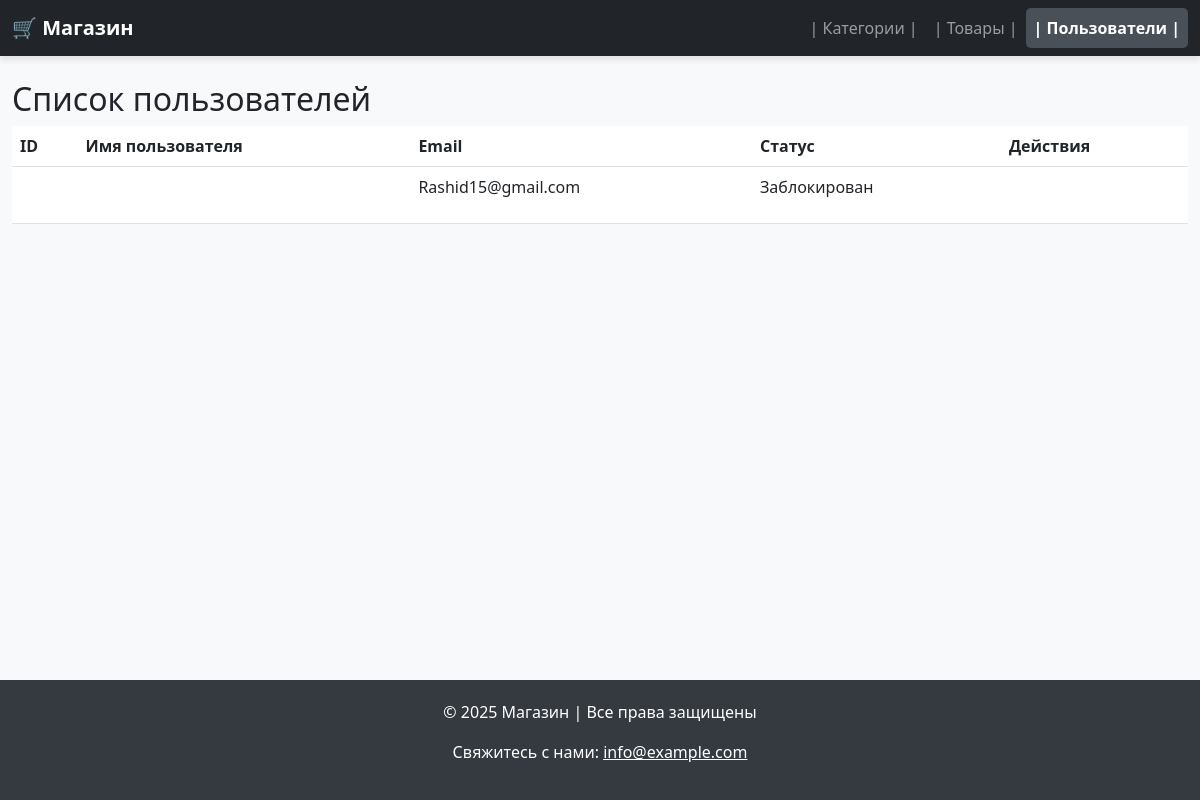
/users/, run on an earlier commit of the app's database.
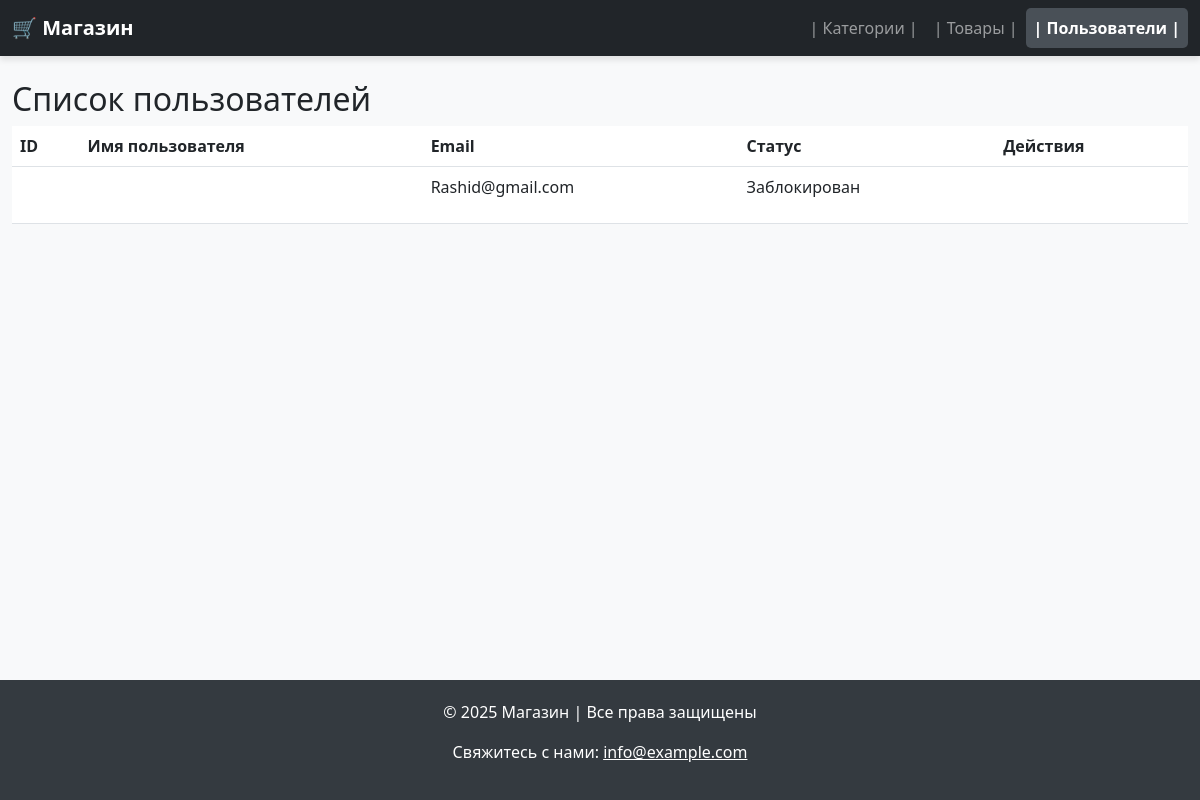
And on a later commit of the database.
### admin_panel/catalog/models.py (models this page shows, shortened)
class User(models.Model):
    user_id = models.BigIntegerField(primary_key=True, unique=True, verbose_name="Telegram ID")
    email = models.TextField(max_length=255, verbose_name="Email", unique=True, blank=True, null=True)
    phone = models.BigIntegerField(unique=True, blank=True, null=True)

### admin_panel/catalog/views.py (the view)
# urls.py: path('users/', catalog_views.user_list, name='user_list'),
def user_list(request):
    users = User.objects.all()
    return render(request, 'users/user_list.html', {'users': users})

### admin_panel/templates/users/user_list.html (shortened to what this page needs)
{% extends "base.html" %}
{% block content %}
<h2>Список пользователей</h2>
<table class="table">
    <thead>
        <tr>
            <th>ID</th>
            <th>Имя пользователя</th>
            <th>Email</th>
            <th>Статус</th>
            <th>Действия</th>
        </tr>
    </thead>
    <tbody>
        {% for user in users %}
        <tr>
            <td>{{ user.id }}</td>
            <td>{{ user.username }}</td>
            <td>{{ user.email }}</td>
            <td>{% if user.is_active %}Активен{% else %}Заблокирован{% endif %}</td>
            <td>
                    <p>{{ user.username }}<br>
                    </p>
            </td>
        </tr>
        {% endfor %}
    </tbody>
</table>
{% endblock %}

What changed in the data, as far as the page shows it:
changed User: email "Rashid15@gmail.com" → "Rashid@gmail.com"
